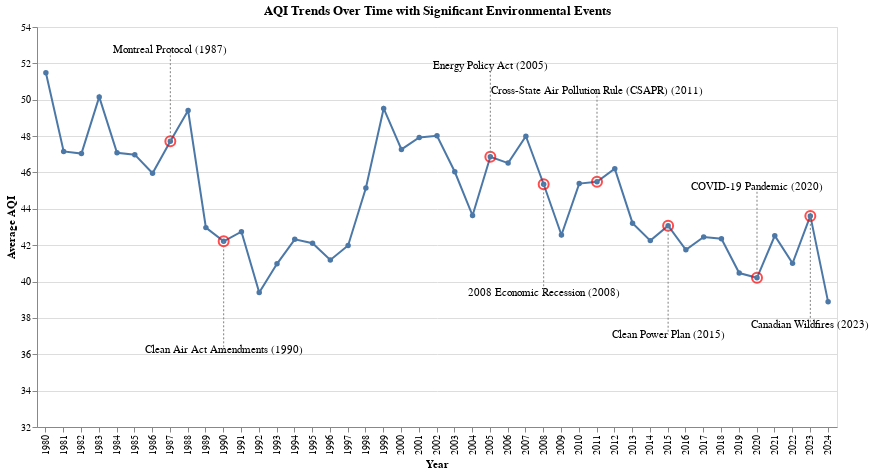

The notebook cell this image was saved under:
### Code cell
# Plot the aqi trends over time with event annotations
state_yearly_aqi.rename(columns={"State Name": "state", "Year": "year"}, inplace=True)

aqi_trends = state_yearly_aqi.groupby("year", as_index=False)["AQI"].mean()

policy_years = [1987, 1990, 2005, 2008, 2011, 2015, 2020, 2023]
policy_labels = [
    f"Montreal Protocol ({policy_years[0]})",
    f"Clean Air Act Amendments ({policy_years[1]})",
    f"Energy Policy Act ({policy_years[2]})",
    f"2008 Economic Recession ({policy_years[3]})",
    f"Cross-State Air Pollution Rule (CSAPR) ({policy_years[4]})",
    f"Clean Power Plan ({policy_years[5]})",
    f"COVID-19 Pandemic ({policy_years[6]})",
    f"Canadian Wildfires ({policy_years[7]})",
]

policy_aqi = [
    aqi_trends.loc[aqi_trends["year"] == year, "AQI"].values[0] for year in policy_years
]

policy_data = pd.DataFrame(
    {"year": policy_years, "policy": policy_labels, "AQI": policy_aqi}
)

policy_data["adjusted_AQI"] = [
    aqi + 5 if i % 2 == 0 else aqi - 6 for i, aqi in enumerate(policy_data["AQI"])
]

line_chart = (
    alt.Chart(aqi_trends)
    .mark_line(point=True)
    .encode(
        x=alt.X("year:O", title="Year"),
        y=alt.Y(
            "AQI:Q",
            title="Average AQI",
            scale=alt.Scale(
                domain=[aqi_trends["AQI"].min() - 5, aqi_trends["AQI"].max() + 2]
            ),
        ),
    )
    .properties(
        width=800,
        height=400,
        title="AQI Trends Over Time with Significant Environmental Events",
    )
)

policy_markers = (
    alt.Chart(policy_data)
    .mark_point(size=100, color="red")
    .encode(
        x=alt.X("year:O"),
        y=alt.Y("AQI:Q"),
    )
)

policy_labels_chart = (
    alt.Chart(policy_data)
    .mark_text(
        align="center",
        baseline="middle",
    )
    .encode(
        x=alt.X("year:O"),
        y=alt.Y("adjusted_AQI:Q"),
        text=alt.Text("policy"),
    )
)

connector_lines = (
    alt.Chart(policy_data)
    .mark_rule(color="gray", strokeDash=[2, 2])
    .encode(
        x=alt.X("year:O"),
        y=alt.Y("AQI:Q"),
        y2=alt.Y2("adjusted_AQI:Q"),
    )
)

interactive_chart = line_chart + policy_markers + policy_labels_chart + connector_lines

interactive_chart

### Figure 1 — Vega-Lite specification as saved in the notebook (floating-point values rounded to 4 significant figures)
{"config": {"view": {"continuousWidth": 300, "continuousHeight": 300}}, "layer": [{"data": {"name": "data-e5428af9d40d029b0d7677513af54b9a"}, "mark": {"type": "line", "point": true}, "encoding": {"x": {"field": "year", "title": "Year", "type": "ordinal"}, "y": {"field": "AQI", "scale": {"domain": [33.88, 53.49]}, "title": "Average AQI", "type": "quantitative"}}, "title": "AQI Trends Over Time with Significant Environmental Events"}, {"data": {"name": "data-c421f5b2d25ef56cfa0c8d92d2a0b096"}, "mark": {"type": "point", "color": "red", "size": 100}, "encoding": {"x": {"field": "year", "type": "ordinal"}, "y": {"field": "AQI", "type": "quantitative"}}}, {"data": {"name": "data-c421f5b2d25ef56cfa0c8d92d2a0b096"}, "mark": {"type": "text", "align": "center", "baseline": "middle"}, "encoding": {"text": {"field": "policy", "type": "nominal"}, "x": {"field": "year", "type": "ordinal"}, "y": {"field": "adjusted_AQI", "type": "quantitative"}}}, {"data": {"name": "data-c421f5b2d25ef56cfa0c8d92d2a0b096"}, "mark": {"type": "rule", "color": "gray", "strokeDash": [2, 2]}, "encoding": {"x": {"field": "year", "type": "ordinal"}, "y": {"field": "AQI", "type": "quantitative"}, "y2": {"field": "adjusted_AQI"}}}], "height": 400, "width": 800, "$schema": "https://vega.github.io/schema/vega-lite/v5.20.1.json", "datasets": {"data-e5428af9d40d029b0d7677513af54b9a": [{"year": 1980, "AQI": 51.49}, {"year": 1981, "AQI": 47.16}, {"year": 1982, "AQI": 47.04}, {"year": 1983, "AQI": 50.16}, {"year": 1984, "AQI": 47.08}, {"year": 1985, "AQI": 46.98}, {"year": 1986, "AQI": 45.95}, {"year": 1987, "AQI": 47.72}, {"year": 1988, "AQI": 49.41}, {"year": 1989, "AQI": 42.97}, {"year": 1990, "AQI": 42.21}, {"year": 1991, "AQI": 42.74}, {"year": 1992, "AQI": 39.39}, {"year": 1993, "AQI": 40.98}, {"year": 1994, "AQI": 42.32}, {"year": 1995, "AQI": 42.1}, {"year": 1996, "AQI": 41.18}, {"year": 1997, "AQI": 41.99}, {"year": 1998, "AQI": 45.15}, {"year": 1999, "AQI": 49.52}, {"year": 2000, "AQI": 47.27}, {"year": 2001, "AQI": 47.93}, {"year": 2002, "AQI": 48.02}, {"year": 2003, "AQI": 46.04}, {"year": 2004, "AQI": 43.63}, {"year": 2005, "AQI": 46.86}, {"year": 2006, "AQI": 46.51}, {"year": 2007, "AQI": 47.99}, {"year": 2008, "AQI": 45.35}, {"year": 2009, "AQI": 42.56}, {"year": 2010, "AQI": 45.39}, {"year": 2011, "AQI": 45.49}, {"year": 2012, "AQI": 46.2}, {"year": 2013, "AQI": 43.21}, {"year": 2014, "AQI": 42.25}, {"year": 2015, "AQI": 43.07}, {"year": 2016, "AQI": 41.75}, {"year": 2017, "AQI": 42.45}, {"year": 2018, "AQI": 42.35}, {"year": 2019, "AQI": 40.47}, {"year": 2020, "AQI": 40.21}, {"year": 2021, "AQI": 42.52}, {"year": 2022, "AQI": 41.0}, {"year": 2023, "AQI": 43.61}, {"year": 2024, "AQI": 38.88}], "data-c421f5b2d25ef56cfa0c8d92d2a0b096": [{"year": 1987, "policy": "Montreal Protocol (1987)", "AQI": 47.72, "adjusted_AQI": 52.72}, {"year": 1990, "policy": "Clean Air Act Amendments (1990)", "AQI": 42.21, "adjusted_AQI": 36.21}, {"year": 2005, "policy": "Energy Policy Act (2005)", "AQI": 46.86, "adjusted_AQI": 51.86}, {"year": 2008, "policy": "2008 Economic Recession (2008)", "AQI": 45.35, "adjusted_AQI": 39.35}, {"year": 2011, "policy": "Cross-State Air Pollution Rule (CSAPR) (2011)", "AQI": 45.49, "adjusted_AQI": 50.49}, {"year": 2015, "policy": "Clean Power Plan (2015)", "AQI": 43.07, "adjusted_AQI": 37.07}, {"year": 2020, "policy": "COVID-19 Pandemic (2020)", "AQI": 40.21, "adjusted_AQI": 45.21}, {"year": 2023, "policy": "Canadian Wildfires (2023)", "AQI": 43.61, "adjusted_AQI": 37.61}]}}
